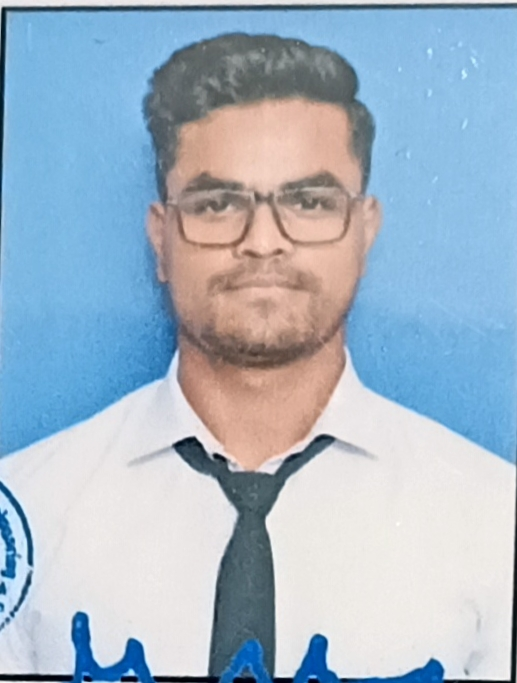
#> input picture IP/IP/lab 2/MyPhoto.jpg, 517 x 683 px
$ jupyter execute 'lab 2.ipynb'
#> lines starting #> are read from the running program, lines starting #| are printed output that depends on the picture
[cell 1]
import cv2
import numpy as np
import matplotlib.pyplot as plt

# Original image

[cell 2]
img = cv2.imread("MyPhoto.jpg")
#> img is the input picture: shape (683, 517, 3); mean B, G, R 198.6, 182.3, 164.1
img = cv2.cvtColor(img, cv2.COLOR_BGR2RGB)

[cell 3]
plt.imshow(img)
plt.title("Original Image")
plt.show()

# Histogram

[cell 4]
hist, bins = np.histogram(img.flatten(), 256, [0,256])
#> hist = 256 values, max 48239 at index 231, min 167 at index 26, mean 4138; bins = 257 values from 0 to 256
cdf = hist.cumsum()
#> cdf = 256 values from 1975 to 1059333
cdf_normalized = cdf * float(hist.max()) / cdf.max()
#> cdf_normalized = 256 values from 89.94 to 48239
plt.plot(cdf_normalized, color = 'b')
plt.hist(img.flatten(), 256, [0,256], color = 'r')
plt.xlim([0,256])
plt.legend(('cdf','histogram'), loc = 'upper left')
plt.title("Image Histogram")
plt.show()
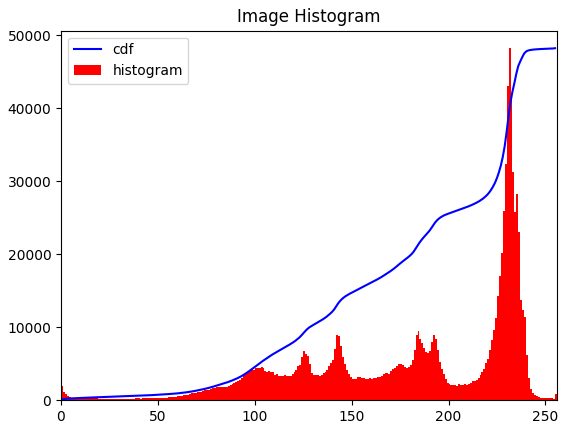
#> figure drawn by matplotlib, 1 panel; tallest bar 48239 high, from x = 231 to 232; curve peaks at x = 255, y = 48239

# Equalized histogram

[cell 5]
gray_img = cv2.cvtColor(img, cv2.COLOR_RGB2GRAY)
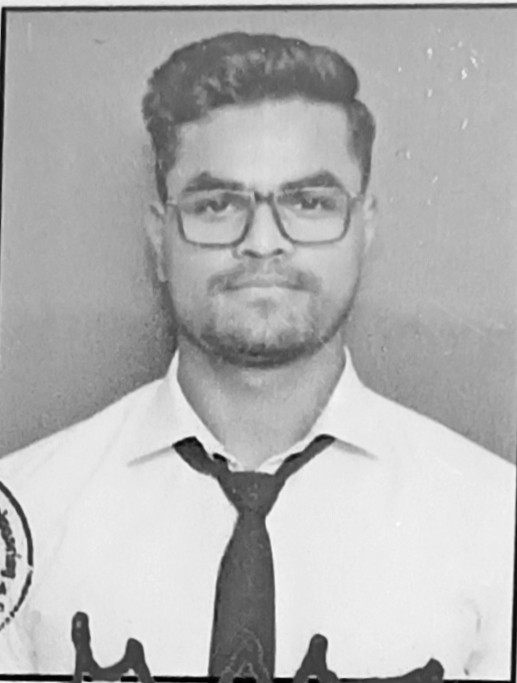
#> gray_img: shape (683, 517); min 1, max 253, mean 178.7
img_equ = cv2.equalizeHist(gray_img)
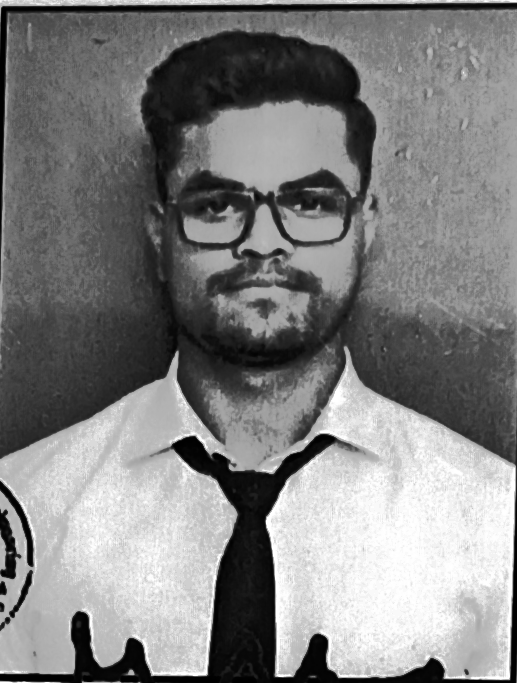
#> img_equ: shape (683, 517); min 0, max 255, mean 129.2

[cell 6]
hist,bins = np.histogram(img_equ.flatten(), 256, [0,256])
#> hist = 256 values, max 15801 at index 218, min 0 at index 52, mean 1379.3
cdf = hist.cumsum()
#> cdf = 256 values from 738 to 353111
cdf_normalized = cdf * float(hist.max()) / cdf.max()
#> cdf_normalized = 256 values from 33.02 to 15801
plt.plot(cdf_normalized, color = 'b')
plt.hist(img_equ.flatten(), 256, [0,256], color = 'r')
plt.xlim([0,256])
plt.legend(('cdf','histogram'), loc = 'upper left')
plt.title("Equalized Histogram")
plt.show()
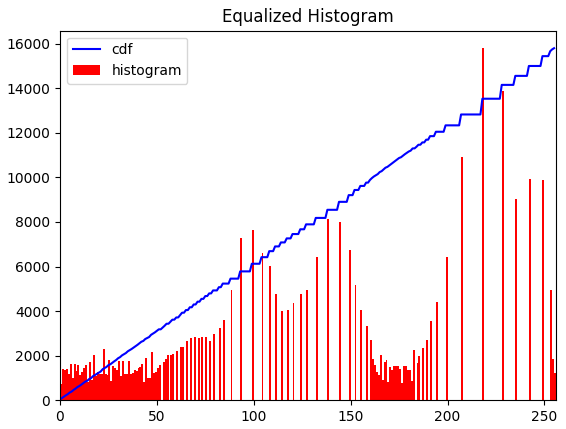
#> figure drawn by matplotlib, 1 panel; tallest bar 15801 high, from x = 218 to 219; curve peaks at x = 255, y = 15801

# Image with equalized histogram

[cell 7]
res = np.hstack((gray_img, img_equ))
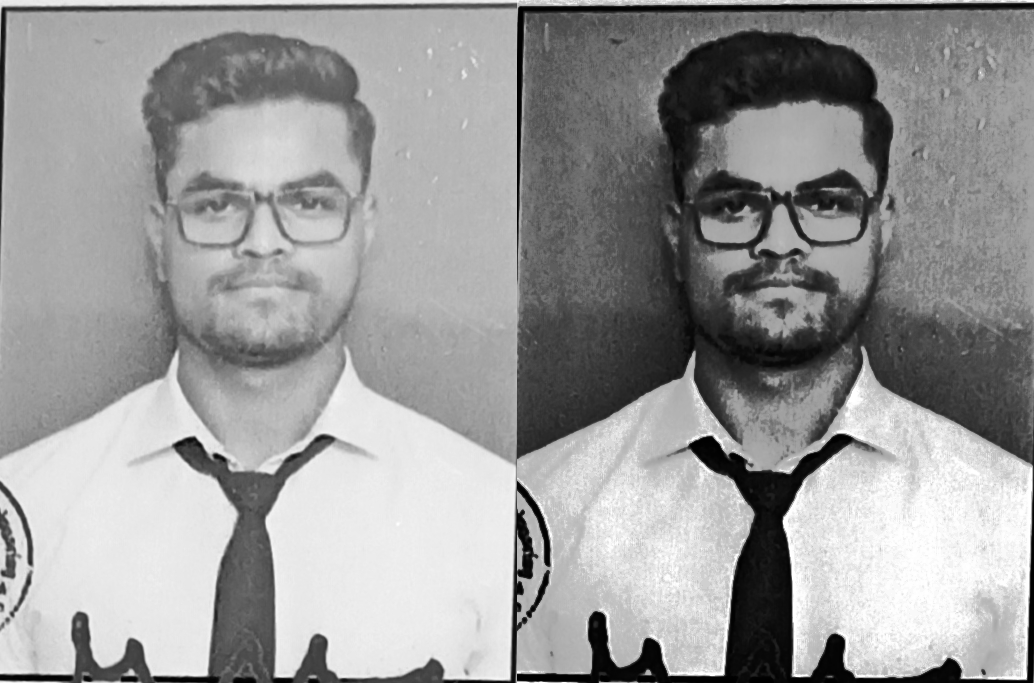
#> res: shape (683, 1034); min 0, max 255, mean 154
